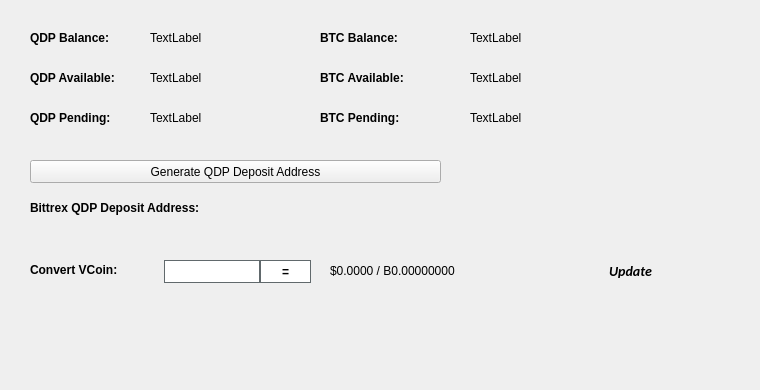
   <widget class="QWidget" name="BalanceTab">
    <attribute name="title">
     <string>Balance</string>
    </attribute>
    <widget class="QLabel" name="BitcoinBalanceLabel">
     <property name="geometry">
      <rect>
       <x>470</x>
       <y>30</y>
       <width>150</width>
       <height>16</height>
      </rect>
     </property>
     <property name="text">
      <string>TextLabel</string>
     </property>
    </widget>
    <widget class="QLabel" name="QDPBalanceLabel">
     <property name="geometry">
      <rect>
       <x>150</x>
       <y>30</y>
       <width>150</width>
       <height>16</height>
      </rect>
     </property>
     <property name="text">
      <string>TextLabel</string>
     </property>
    </widget>
    <widget class="QLabel" name="label_11">
     <property name="geometry">
      <rect>
       <x>30</x>
       <y>30</y>
       <width>101</width>
       <height>16</height>
      </rect>
     </property>
     <property name="font">
      <font>
       <weight>75</weight>
       <bold>true</bold>
      </font>
     </property>
     <property name="text">
      <string>QDP Balance:</string>
     </property>
    </widget>
    <widget class="QLabel" name="label_12">
     <property name="geometry">
      <rect>
       <x>320</x>
       <y>30</y>
       <width>101</width>
       <height>16</height>
      </rect>
     </property>
     <property name="font">
      <font>
       <weight>75</weight>
       <bold>true</bold>
      </font>
     </property>
     <property name="text">
      <string>BTC Balance:</string>
     </property>
    </widget>
    <widget class="QLabel" name="QDPAvailableLabel_2">
     <property name="geometry">
      <rect>
       <x>150</x>
       <y>70</y>
       <width>150</width>
       <height>16</height>
      </rect>
     </property>
     <property name="text">
      <string>TextLabel</string>
     </property>
    </widget>
    <widget class="QLabel" name="label_13">
     <property name="geometry">
      <rect>
       <x>30</x>
       <y>70</y>
       <width>111</width>
       <height>16</height>
      </rect>
     </property>
     <property name="font">
      <font>
       <weight>75</weight>
       <bold>true</bold>
      </font>
     </property>
     <property name="text">
      <string>QDP Available:</string>
     </property>
    </widget>
    <widget class="QLabel" name="label_14">
     <property name="geometry">
      <rect>
       <x>30</x>
       <y>110</y>
       <width>101</width>
       <height>16</height>
      </rect>
     </property>
     <property name="font">
      <font>
       <weight>75</weight>
       <bold>true</bold>
      </font>
     </property>
     <property name="text">
      <string>QDP Pending:</string>
     </property>
    </widget>
    <widget class="QLabel" name="QDPPendingLabel">
     <property name="geometry">
      <rect>
       <x>150</x>
       <y>110</y>
       <width>150</width>
       <height>16</height>
      </rect>
     </property>
     <property name="text">
      <string>TextLabel</string>
     </property>
    </widget>
    <widget class="QLabel" name="label_15">
     <property name="geometry">
      <rect>
       <x>320</x>
       <y>70</y>
       <width>111</width>
       <height>16</height>
      </rect>
     </property>
     <property name="font">
      <font>
       <weight>75</weight>
       <bold>true</bold>
      </font>
     </property>
     <property name="text">
      <string>BTC Available:</string>
     </property>
    </widget>
    <widget class="QLabel" name="BitcoinAvailableLabel">
     <property name="geometry">
      <rect>
       <x>470</x>
       <y>70</y>
       <width>150</width>
       <height>16</height>
      </rect>
     </property>
     <property name="text">
      <string>TextLabel</string>
     </property>
    </widget>
    <widget class="QLabel" name="label_31">
     <property name="geometry">
      <rect>
       <x>320</x>
       <y>110</y>
       <width>111</width>
       <height>16</height>
      </rect>
     </property>
     <property name="font">
      <font>
       <weight>75</weight>
       <bold>true</bold>
      </font>
     </property>
     <property name="text">
      <string>BTC Pending:</string>
     </property>
    </widget>
    <widget class="QLabel" name="BitcoinPendingLabel">
     <property name="geometry">
      <rect>
       <x>470</x>
       <y>110</y>
       <width>150</width>
       <height>16</height>
      </rect>
     </property>
     <property name="text">
      <string>TextLabel</string>
     </property>
    </widget>
    <widget class="QLabel" name="label_33">
     <property name="geometry">
      <rect>
       <x>30</x>
       <y>200</y>
       <width>221</width>
       <height>16</height>
      </rect>
     </property>
     <property name="font">
      <font>
       <weight>75</weight>
       <bold>true</bold>
      </font>
     </property>
     <property name="text">
      <string>Bittrex QDP Deposit Address:</string>
     </property>
    </widget>
    <widget class="QPushButton" name="GenDepositBTN">
     <property name="geometry">
      <rect>
       <x>30</x>
       <y>160</y>
       <width>411</width>
       <height>23</height>
      </rect>
     </property>
     <property name="text">
      <string>Generate QDP Deposit Address</string>
     </property>
     <property name="icon">
      <iconset resource="../qdp.qrc">
       <normaloff>:/icons/bitcoin</normaloff>:/icons/bitcoin</iconset>
     </property>
    </widget>
    <widget class="QLabel" name="DepositAddressLabel">
     <property name="geometry">
      <rect>
       <x>200</x>
       <y>200</y>
       <width>261</width>
       <height>16</height>
      </rect>
     </property>
     <property name="palette">
      <palette>
       <active>
        <colorrole role="WindowText">
         <brush brushstyle="SolidPattern">
          <color alpha="255">
           <red>0</red>
           <green>0</green>
           <blue>0</blue>
          </color>
         </brush>
        </colorrole>
        <colorrole role="Text">
         <brush brushstyle="SolidPattern">
          <color alpha="255">
           <red>0</red>
           <green>0</green>
           <blue>255</blue>
          </color>
         </brush>
        </colorrole>
       </active>
       <inactive>
        <colorrole role="WindowText">
         <brush brushstyle="SolidPattern">
          <color alpha="255">
           <red>0</red>
           <green>0</green>
           <blue>0</blue>
          </color>
         </brush>
        </colorrole>
        <colorrole role="Text">
         <brush brushstyle="SolidPattern">
          <color alpha="255">
           <red>0</red>
           <green>0</green>
           <blue>255</blue>
          </color>
         </brush>
        </colorrole>
       </inactive>
       <disabled>
        <colorrole role="WindowText">
         <brush brushstyle="SolidPattern">
          <color alpha="255">
           <red>120</red>
           <green>120</green>
           <blue>120</blue>
          </color>
         </brush>
        </colorrole>
        <colorrole role="Text">
         <brush brushstyle="SolidPattern">
          <color alpha="255">
           <red>120</red>
           <green>120</green>
           <blue>120</blue>
          </color>
         </brush>
        </colorrole>
       </disabled>
      </palette>
     </property>
     <property name="font">
      <font>
       <weight>75</weight>
       <bold>true</bold>
      </font>
     </property>
     <property name="text">
      <string/>
     </property>
     <property name="alignment">
      <set>Qt::AlignRight|Qt::AlignTrailing|Qt::AlignVCenter</set>
     </property>
     <property name="textInteractionFlags">
      <set>Qt::LinksAccessibleByMouse|Qt::TextSelectableByKeyboard|Qt::TextSelectableByMouse</set>
     </property>
    </widget>
    <widget class="QLabel" name="label_8">
     <property name="geometry">
      <rect>
       <x>460</x>
       <y>300</y>
       <width>281</width>
       <height>81</height>
      </rect>
     </property>
     <property name="text">
      <string/>
     </property>
     <property name="pixmap">
      <pixmap>:/images/bittrex</pixmap>
     </property>
    </widget>
    <widget class="QWidget" name="widgetConversion" native="true">
     <property name="geometry">
      <rect>
       <x>0</x>
       <y>250</y>
       <width>751</width>
       <height>43</height>
      </rect>
     </property>
     <property name="minimumSize">
      <size>
       <width>0</width>
       <height>43</height>
      </size>
     </property>
     <property name="styleSheet">
      <string notr="true"/>
     </property>
     <widget class="QPushButton" name="btnUpdateMarketData">
      <property name="geometry">
       <rect>
        <x>575</x>
        <y>0</y>
        <width>111</width>
        <height>41</height>
       </rect>
      </property>
      <property name="sizePolicy">
       <sizepolicy hsizetype="Expanding" vsizetype="Expanding">
        <horstretch>0</horstretch>
        <verstretch>0</verstretch>
       </sizepolicy>
      </property>
      <property name="font">
       <font>
        <family>calibri</family>
        <pointsize>-1</pointsize>
        <weight>75</weight>
        <italic>true</italic>
        <bold>true</bold>
       </font>
      </property>
      <property name="styleSheet">
       <string notr="true">margin:0px;text-align:center;padding:2px;border-radius:3px;font-style:italic;width:100px;font-size:14px;font-family:calibri;font-weight:600;</string>
      </property>
      <property name="text">
       <string>Update</string>
      </property>
      <property name="iconSize">
       <size>
        <width>150</width>
        <height>35</height>
       </size>
      </property>
      <property name="autoDefault">
       <bool>true</bool>
      </property>
      <property name="default">
       <bool>true</bool>
      </property>
     </widget>
     <widget class="QLabel" name="lblConvertVCoin">
      <property name="geometry">
       <rect>
        <x>30</x>
        <y>10</y>
        <width>131</width>
        <height>20</height>
       </rect>
      </property>
      <property name="styleSheet">
       <string notr="true"/>
      </property>
      <property name="text">
       <string>&lt;html&gt;&lt;head/&gt;&lt;body&gt;&lt;p&gt;&lt;span style=&quot; font-weight:600;&quot;&gt;Convert VCoin:&lt;/span&gt;&lt;/p&gt;&lt;/body&gt;&lt;/html&gt;</string>
      </property>
     </widget>
     <widget class="QLineEdit" name="txtConvertVCoinQty">
      <property name="geometry">
       <rect>
        <x>160</x>
        <y>10</y>
        <width>100</width>
        <height>23</height>
       </rect>
      </property>
      <property name="minimumSize">
       <size>
        <width>100</width>
        <height>23</height>
       </size>
      </property>
      <property name="maximumSize">
       <size>
        <width>100</width>
        <height>16777215</height>
       </size>
      </property>
      <property name="styleSheet">
       <string notr="true">border: 1px solid #61696c;margin-left:4px;</string>
      </property>
     </widget>
     <widget class="QPushButton" name="btnConvertQDP">
      <property name="geometry">
       <rect>
        <x>260</x>
        <y>10</y>
        <width>51</width>
        <height>23</height>
       </rect>
      </property>
      <property name="minimumSize">
       <size>
        <width>0</width>
        <height>23</height>
       </size>
      </property>
      <property name="styleSheet">
       <string notr="true">border:1px solid #61696c;background:white;font-weight:600;</string>
      </property>
      <property name="text">
       <string>=</string>
      </property>
     </widget>
     <widget class="QLabel" name="lblConvertVCoinResults">
      <property name="geometry">
       <rect>
        <x>330</x>
        <y>0</y>
        <width>201</width>
        <height>41</height>
       </rect>
      </property>
      <property name="styleSheet">
       <string notr="true"/>
      </property>
      <property name="text">
       <string>$0.0000 / B0.00000000</string>
      </property>
     </widget>
     <widget class="QLabel" name="iconOverviewUpdateWait">
      <property name="geometry">
       <rect>
        <x>670</x>
        <y>10</y>
        <width>24</width>
        <height>24</height>
       </rect>
      </property>
      <property name="text">
       <string/>
      </property>
      <property name="pixmap">
       <pixmap resource="../qdp.qrc">:/icons/transaction_1</pixmap>
      </property>
      <property name="scaledContents">
       <bool>true</bool>
      </property>
      <property name="alignment">
       <set>Qt::AlignCenter</set>
      </property>
     </widget>
    </widget>
   </widget>
